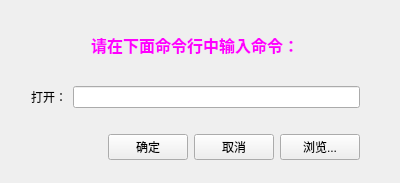
<?xml version="1.0" encoding="UTF-8"?>
<ui version="4.0">
 <class>Widget</class>
 <widget class="QWidget" name="Widget">
  <property name="geometry">
   <rect>
    <x>0</x>
    <y>0</y>
    <width>400</width>
    <height>183</height>
   </rect>
  </property>
  <property name="windowTitle">
   <string>MyRun</string>
  </property>
  <widget class="QWidget" name="verticalLayoutWidget">
   <property name="geometry">
    <rect>
     <x>20</x>
     <y>0</y>
     <width>351</width>
     <height>171</height>
    </rect>
   </property>
   <layout class="QVBoxLayout" name="verticalLayout">
    <item>
     <layout class="QHBoxLayout" name="horizontalLayout">
      <item alignment="Qt::AlignHCenter|Qt::AlignVCenter">
       <widget class="QLabel" name="labelInfo">
        <property name="text">
         <string>&lt;html&gt;&lt;head/&gt;&lt;body&gt;&lt;p&gt;&lt;span style=&quot; font-size:12pt; font-weight:600; color:#ff00ff;&quot;&gt;请在下面命令行中输入命令：&lt;/span&gt;&lt;/p&gt;&lt;/body&gt;&lt;/html&gt;</string>
        </property>
       </widget>
      </item>
     </layout>
    </item>
    <item>
     <layout class="QHBoxLayout" name="horizontalLayout_3">
      <item>
       <widget class="QLabel" name="labelOpen">
        <property name="text">
         <string>打开：</string>
        </property>
       </widget>
      </item>
      <item>
       <widget class="QLineEdit" name="lineEdit"/>
      </item>
     </layout>
    </item>
    <item>
     <spacer name="horizontalSpacer_2">
      <property name="orientation">
       <enum>Qt::Horizontal</enum>
      </property>
      <property name="sizeHint" stdset="0">
       <size>
        <width>40</width>
        <height>20</height>
       </size>
      </property>
     </spacer>
    </item>
    <item>
     <layout class="QGridLayout" name="gridLayout">
      <item row="0" column="0">
       <layout class="QHBoxLayout" name="horizontalLayout_2">
        <item>
         <spacer name="horizontalSpacer">
          <property name="orientation">
           <enum>Qt::Horizontal</enum>
          </property>
          <property name="sizeHint" stdset="0">
           <size>
            <width>40</width>
            <height>20</height>
           </size>
          </property>
         </spacer>
        </item>
        <item>
         <widget class="QPushButton" name="buttonSubmit">
          <property name="text">
           <string>确定</string>
          </property>
         </widget>
        </item>
        <item>
         <widget class="QPushButton" name="buttonCancel">
          <property name="text">
           <string>取消</string>
          </property>
         </widget>
        </item>
        <item>
         <widget class="QPushButton" name="buttonBrowse">
          <property name="text">
           <string>浏览...</string>
          </property>
         </widget>
        </item>
       </layout>
      </item>
     </layout>
    </item>
   </layout>
  </widget>
 </widget>
 <layoutdefault spacing="6" margin="11"/>
 <resources/>
 <connections/>
</ui>
